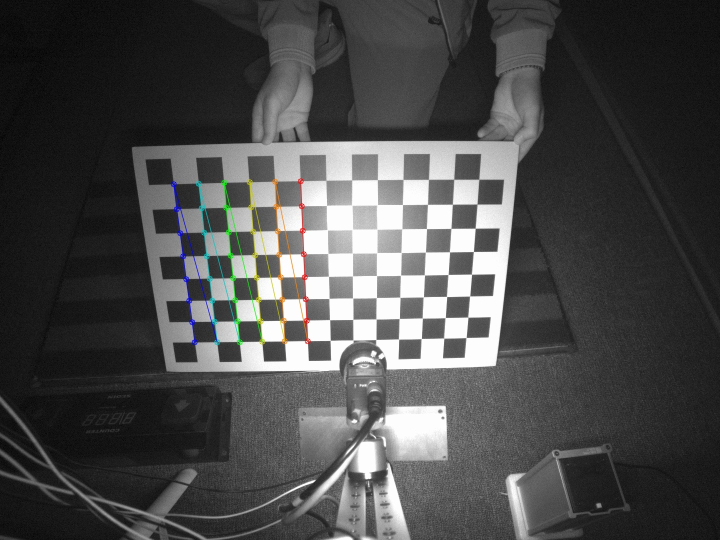
#> input picture chessboard_detection_Cam1_8x6_method2.jpg, 1440 x 1080 px (shown at 1/2 size)
$ python -i strict_driver4_detector.py   (imports and definitions only)
#> lines starting #> are read from the running program, lines starting #| are printed output that depends on the picture; after the words box and inside, x2 and y2 are one past the last pixel; in counts of white or black regions, pixels touching at a corner belong together
#> further down, picture is the input picture: shape (1080, 1440, 3); mean B, G, R 74.7, 75, 74.8
#!/usr/bin/env python3
"""
엄격한 Driver 4 골프공 검출 시스템
더 엄격한 조건으로 실제 골프공만 검출
"""

import cv2
import numpy as np
import matplotlib.pyplot as plt
import os
import glob
from pathlib import Path

class StrictDriver4Detector:
    def __init__(self, input_dir="data2/driver/4", output_dir="driver_4_strict_result"):
        """엄격한 Driver 4 골프공 검출기 초기화"""
        self.input_dir = input_dir
        self.output_dir = output_dir
        os.makedirs(self.output_dir, exist_ok=True)

        print("Strict Driver 4 Golf Ball Detector Initialized")
        print(f"Input directory: {self.input_dir}")
        print(f"Output directory: {self.output_dir}")
        print("Using strict detection criteria")

    def detect_golf_ball_strict(self, frame: np.ndarray) -> tuple:
        """
        엄격한 골프공 검출

        Args:
            frame: 입력 프레임

        Returns:
            (center, radius, mask) 또는 (None, None, None)
        """
        gray = cv2.cvtColor(frame, cv2.COLOR_BGR2GRAY)

        # 1. IR 조명 기반 이진화 (더 엄격한 임계값)
        ir_binary = cv2.inRange(gray, 220, 255)  # 더 높은 임계값
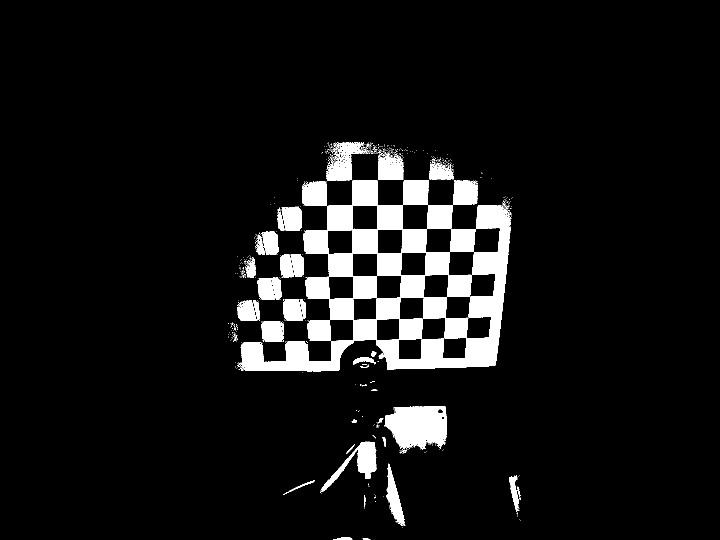
#> ir_binary: shape (1080, 1440) (shown at 1/2 size); 7.6% white; 556 white regions (513 under 20 px), largest, box (x1, y1, x2, y2) and area: (475, 360, 1022, 743) 77763, (769, 812, 893, 900) 8265, (641, 883, 753, 984) 3114

        # 2. 모폴로지 연산으로 노이즈 제거
        kernel = cv2.getStructuringElement(cv2.MORPH_ELLIPSE, (3, 3))
        ir_binary = cv2.morphologyEx(ir_binary, cv2.MORPH_OPEN, kernel)
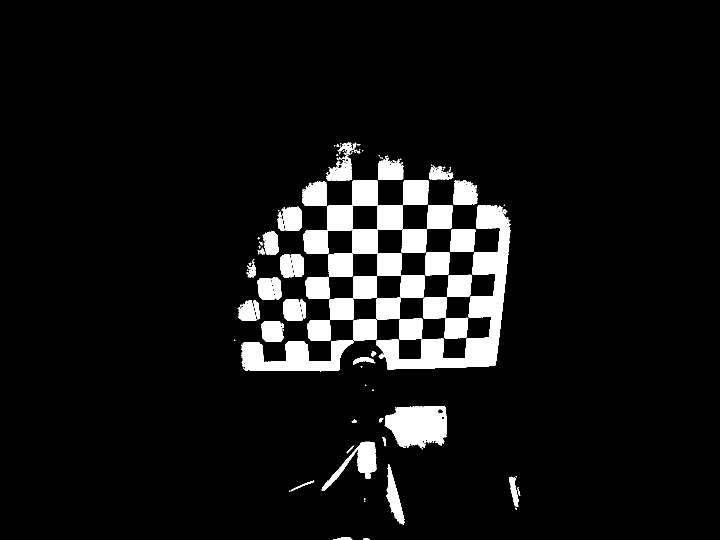
#> ir_binary: shape (1080, 1440) (shown at 1/2 size); 7.4% white; 102 white regions (44 under 20 px), largest, box (x1, y1, x2, y2) and area: (753, 410, 1021, 739) 21201, (607, 360, 806, 552) 14574, (482, 681, 707, 743) 8083
        ir_binary = cv2.morphologyEx(ir_binary, cv2.MORPH_CLOSE, kernel)
#> ir_binary: shape (1080, 1440); 7.5% white; 70 white regions (27 under 20 px)

        # 3. 컨투어 검출
        contours, _ = cv2.findContours(ir_binary, cv2.RETR_EXTERNAL, cv2.CHAIN_APPROX_SIMPLE)
#> contours = 70 contours, 29 with area under 20; largest, box (x1, y1, x2, y2) and area: (607, 360, 1021, 739) 47052, (769, 812, 893, 899) 8084, (482, 681, 707, 743) 7810, (659, 552, 754, 640) 3987, (846, 594, 937, 677) 3620

        best_contour = None
        best_score = 0

        for contour in contours:
            area = cv2.contourArea(contour)

            # 엄격한 면적 필터링
            if 50 < area < 1500:  # 더 좁은 면적 범위
                perimeter = cv2.arcLength(contour, True)
                if perimeter > 0:
                    # 엄격한 원형도 검사
                    circularity = 4 * np.pi * area / (perimeter * perimeter)
                    if circularity > 0.8:  # 더 높은 원형도 요구
                        # 밝기 검사
                        x, y, w, h = cv2.boundingRect(contour)
                        roi = gray[y:y+h, x:x+w]
                        mean_brightness = np.mean(roi)

                        if mean_brightness > 200:  # 높은 밝기 요구
                            # 종합 점수 계산
                            score = circularity * (area / 100) * (mean_brightness / 255)

                            if score > best_score:
                                best_score = score
                                best_contour = contour
#> this loop made 70 passes
#> (area, perimeter, circularity) on passes 2, 7, 8, 13, 20, 21, 27, 35, 40, 44, 55: (119, 80.97, 0.228), (113, 119.9, 0.0988), (530, 154, 0.281), (55, 42.97, 0.374), (302.5, 112, 0.303), (61, 32.63, 0.72), (1398, 183.8, 0.52), (276, 96.71, 0.371), (81, 60.91, 0.274), (1114.5, 147.8, 0.641), (830.5, 209.8, 0.237)
#> area on passes 1, 6, 10, 11, 12, 14: 26.5, 26, 1724.5, 36, 2911.5, 34.5
#> after the loop, best_score = 0

        if best_contour is not None and best_score > 0.5:  # 높은 점수 임계값
            # 최소 외접원 계산
            (x, y), radius = cv2.minEnclosingCircle(best_contour)
            center = (int(x), int(y))

            # 마스크 생성
            mask = np.zeros(gray.shape, dtype=np.uint8)
            cv2.circle(mask, center, int(radius), 255, -1)

            return center, int(radius), mask

        # 4. HoughCircles 보조 검출 (더 엄격한 조건)
        circles = cv2.HoughCircles(
            gray, cv2.HOUGH_GRADIENT,
            dp=1, minDist=30,  # 더 큰 최소 거리
            param1=50, param2=40,  # 더 높은 임계값
            minRadius=8, maxRadius=20  # 더 좁은 반지름 범위
        )
#> circles = None

        if circles is not None:
            circles = np.round(circles[0, :]).astype("int")

            for circle in circles:
                center = (circle[0], circle[1])
                radius = circle[2]

                # 밝기와 크기 검사
                mask = np.zeros(gray.shape, dtype=np.uint8)
                cv2.circle(mask, center, radius, 255, -1)
                mean_brightness = cv2.mean(gray, mask)[0]

                # 엄격한 조건
                if mean_brightness > 180 and 8 <= radius <= 20:
                    return center, radius, mask

        return None, None, None

    # [186 lines left out: functions create_detection_visualization, process_camera_sequence, process_all_cameras, main, not called in this run]

# [2 lines not run here, left out]

>>> import cv2
>>> picture = cv2.imread('chessboard_detection_Cam1_8x6_method2.jpg')
>>> result = StrictDriver4Detector().detect_golf_ball_strict(picture)

$ run again, on chessboard_detection_Cam2_8x5_method2.jpg
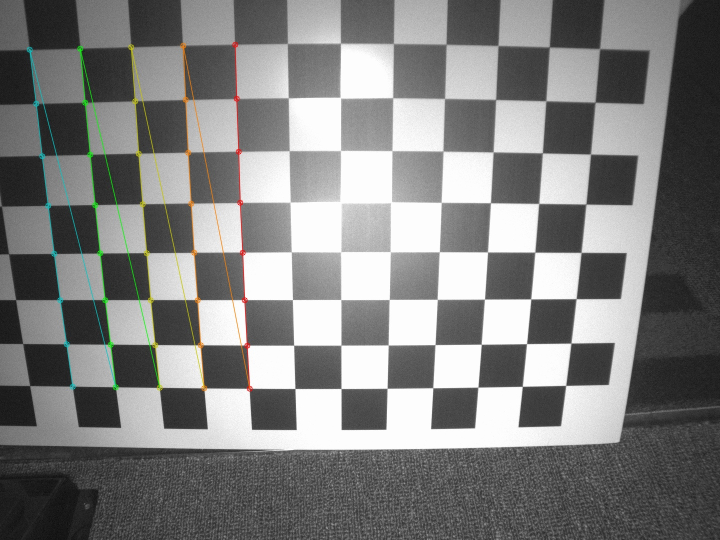
#> input picture chessboard_detection_Cam2_8x5_method2.jpg, 1440 x 1080 px (shown at 1/2 size)
#> picture is the input picture: shape (1080, 1440, 3); mean B, G, R 127.2, 128.1, 127.8
#> in detect_golf_ball_strict, `ir_binary = cv2.inRange(gray, 220, 255)`:
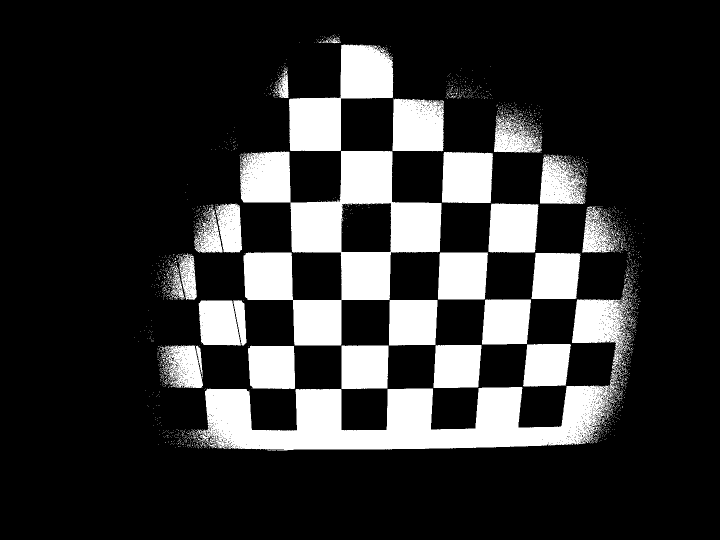
#> ir_binary: shape (1080, 1440) (shown at 1/2 size); 19.2% white; 2074 white regions (2027 under 20 px), largest, box (x1, y1, x2, y2) and area: (383, 567, 1269, 901) 74124, (480, 302, 883, 691) 67582, (578, 89, 787, 302) 21431
#> in detect_golf_ball_strict, `ir_binary = cv2.morphologyEx(ir_binary, cv2.MORPH_CLOSE, kernel)`:
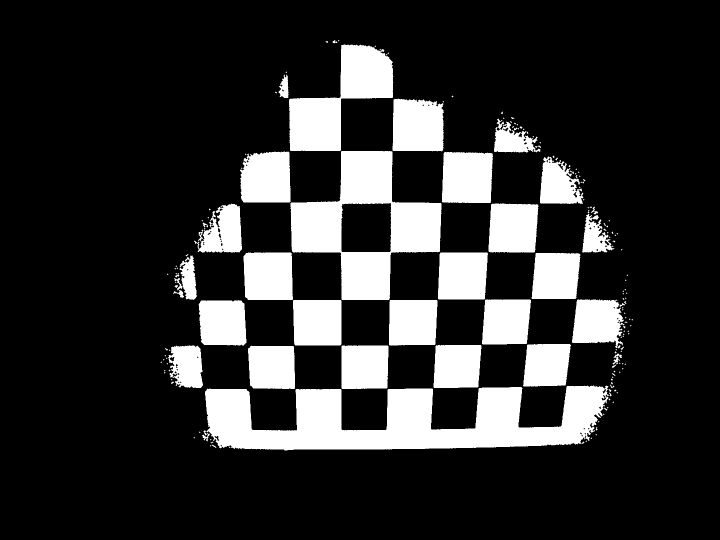
#> ir_binary: shape (1080, 1440) (shown at 1/2 size); 18.5% white; 168 white regions (128 under 20 px)
#> contours = 168 contours, 136 with area under 20; largest, box (x1, y1, x2, y2) and area: (410, 771, 1221, 901) 62355, (581, 302, 883, 600) 49205, (578, 89, 787, 302) 20889, (785, 197, 888, 303) 9871, (884, 304, 986, 406) 9652
#> the loop in detect_golf_ball_strict, `for contour in contours:` made 168 passes
#> (area, perimeter, circularity) on passes 11, 45, 83, 160: (85.5, 105.1, 0.0973), (121.5, 116.1, 0.113), (101, 73.4, 0.236), (547, 160, 0.269)
#> after the loop in detect_golf_ball_strict, `for contour in contours:`: best_score = 0
#> circles = None
